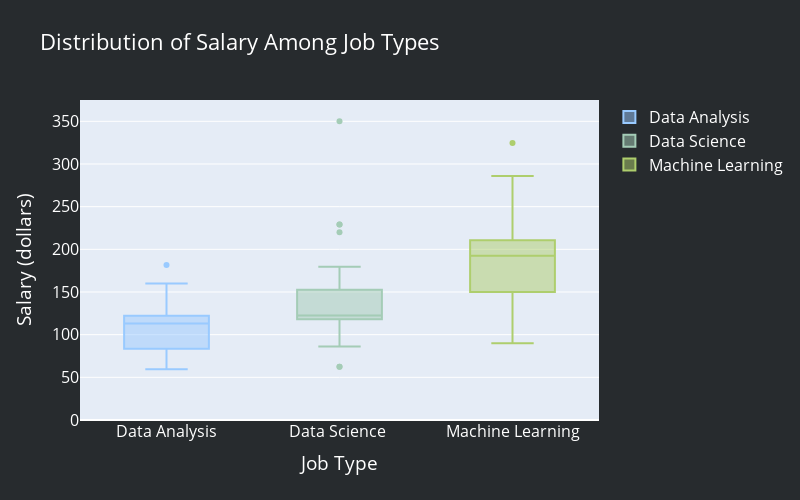

Notebook code for this chart:
### Code cell
def clean_text(text):
    # Convert the list of strings to a single string
    text = ' '.join(text)
    # text = text.replace(',', '')
    return text

df['benefits_n'] = df['benefits'].apply(clean_text)

import re

def extract_dollar_amount(text):
    return re.findall(r'\$\d+(?:\.\d+)?', text)
    
df['dollar_amount'] = df['benefits_n'].apply(extract_dollar_amount)
df['dollar_amount'] = df['dollar_amount'].apply(clean_text)
df_dollar = df[['job_type','dollar_amount','schedule_type','title','location_overall','company_name','location']]
df_dollar = df_dollar[df_dollar['dollar_amount'].str.contains('\$')]
df_dollar['dollar_amount']= df_dollar['dollar_amount'].replace('$89 $169 $89 $147 $89 $147 $89 $169 $89 $147 $89 $169','$89 $169')
df_dollar['dollar_amount']= df_dollar['dollar_amount'].replace('$276 $325 $373 $248 $292 $336 $221 $260 $299','$276 $373')
df_dollar['dollar_amount']= df_dollar['dollar_amount'].replace('$230 $219 $196 $28','$196 $335')
df_dollar['dollar_amount']= df_dollar['dollar_amount'].replace('$20 $182 $262','$182 $262')
df_dollar['dollar_amount']= df_dollar['dollar_amount'].replace('$100 $193 $116 $218','$100 $218')
df_dollar['dollar_amount']= df_dollar['dollar_amount'].replace('$78 $120 $162','$78 $162')
df_dollar['dollar_amount']= df_dollar['dollar_amount'].replace('$118 $182 $245','$118 $245')
df_dollar['dollar_amount']= df_dollar['dollar_amount'].replace('$87 $109 $142','$87 $142')

df_dollar = df_dollar[~df_dollar['dollar_amount'].isin(['$3 $20','$6 $12','$15','$5250','$55.00','$8 $14','$500'])]

df_dollar[['min_dollar_amount','max_dollar_amount']] = df_dollar['dollar_amount'].str.split(' ', 1, expand=True)

df_dollar['min_dollar_amount'] = df_dollar['min_dollar_amount'].replace('[\$,]', '', regex=True).astype(float)
df_dollar['max_dollar_amount'] = df_dollar['max_dollar_amount'].replace('[\$,]', '', regex=True).astype(float)

df_dollar['avg_dollar_amount'] = (df_dollar['min_dollar_amount'] + df_dollar['max_dollar_amount'].fillna(df_dollar['min_dollar_amount'])) / 2

df_dollar = df_dollar[['job_type','avg_dollar_amount','location_overall','company_name','location']]
#df_dollar.to_csv('df_dollar.csv')

df_dollar_da = df_dollar[df_dollar['job_type']=='data_analysis']
df_dollar_ds = df_dollar[df_dollar['job_type']=='data_science']
df_dollar_ml = df_dollar[df_dollar['job_type']=='machine_learning']

import plotly.graph_objects as go

fig = go.Figure()
fig.add_trace(go.Box(
    y=df_dollar_da['avg_dollar_amount'],
    name="Data Analysis",
    boxpoints='outliers',
    marker_color='#99CAFF',
    line_color='#99CAFF',
    hovertemplate='Company: %{customdata}<br>' +
                  'Average Dollar Amount: %{y}<br>' +
                  '<extra></extra>',
    customdata=df_dollar_da['company_name'].tolist()
))

fig.add_trace(go.Box(
    y=df_dollar_ds['avg_dollar_amount'],
    name="Data Science ",
    boxpoints='outliers',
    marker_color='#A4CCB6',
    line_color='#A4CCB6',
    hovertemplate='Company: %{customdata}<br>' +
                  'Average Dollar Amount: %{y}<br>' +
                  '<extra></extra>',
    customdata=df_dollar_ds['company_name'].tolist()
)) 

fig.add_trace(go.Box(
    y=df_dollar_ml['avg_dollar_amount'],
    name="Machine Learning",
    boxpoints='outliers',
    marker_color='#AECE6D',
    line_color='#AECE6D',
    hovertemplate='Company: %{customdata}<br>' +
                  'Average Dollar Amount: %{y}<br>' +
                  '<extra></extra>',
    customdata=df_dollar_ml['company_name'].tolist()
)) 



fig.update_layout(yaxis_title='Salary (dollars)',
    xaxis_title='Job Type',
    title='Distribution of Salary Among Job Types',
    width=800,
    height=500,
    paper_bgcolor = "#272b2e",
    font=dict(size = 16, color = 'white')
)
fig.update_yaxes(range=[0, 375])

fig.show()
fig.write_html('../images/boxplot1.html')

### Figure 1 — Plotly figure (JSON) as saved in the notebook; plotly's stock layout.template omitted (floating-point values rounded to 4 significant figures)
{"data": [{"boxpoints": "outliers", "customdata": ["The Lancet", "Booz Allen Hamilton", "Leidos", "Leidos", "Howard Hughes Medical Institute (HHMI)", "NTT DATA  Services", "Cargill", "Tendo Systems", "WEX", "Atmosfy, Inc", "Life.Church", "Robert Half", "ICF", "Invitae", "Nordstrom", "Scratch Financial, Inc.", "State of Oklahoma"], "hovertemplate": "Company: %{customdata}<br>Average Dollar Amount: %{y}<br><extra></extra>", "line": {"color": "#99CAFF"}, "marker": {"color": "#99CAFF"}, "name": "Data Analysis", "type": "box", "y": [142.5, 95.5, 120, 181.5, 114.5, 115.5, 59.5, 120, 113, 75, 160, 102.5, 78, 85.5, 129, 100, 65]}, {"boxpoints": "outliers", "customdata": ["Booz Allen Hamilton", "Gryphon Scientific", "Booz Allen Hamilton", "Booz Allen Hamilton", "Booz Allen Hamilton", "ICF", "SRI International", "Cogent Security Consulting", "SAIC", "ClearanceJobs", "ManTech International", "Booz Allen Hamilton", "Gryphon Scientific", "ManTech International", "Booz Allen Hamilton", "Blend360", "LandOLakes", "Sam's Club", "ISSAC LLC", "Cottonwood Financial", "Reddit", "Booz Allen Hamilton", "Colgate-Palmolive Company", "Caterpillar", "Dave Inc.", "CoreLogic", "Curriculum Associates", "SPECTRUM", "Cottonwood Financial", "Peraton", "Reddit", "MCKESSON", "Northwestern Mutual", "Trustees of University of Pennsylvania", "Parsons Corporation"], "hovertemplate": "Company: %{customdata}<br>Average Dollar Amount: %{y}<br><extra></extra>", "line": {"color": "#A4CCB6"}, "marker": {"color": "#A4CCB6"}, "name": "Data Science ", "type": "box", "y": [119.5, 62.5, 152.5, 152.5, 119.5, 148.5, 113, 150, 350, 119.5, 125, 119.5, 62.5, 163.5, 119.5, 122.5, 124, 152, 112.5, 121, 229, 119.5, 117.5, 114, 220, 135, 179.5, 136.5, 121, 86, 229, 156, 173.5, 96.5, 111.5]}, {"boxpoints": "outliers", "customdata": ["Booz Allen Hamilton", "Booking.com", "Peraton", "Scale AI", "Deloitte", "Simplebet", "Fable", "Chime", "Genentech", "Apple", "Snap Inc.", "DoorDash", "Curai", "Tala", "Meetup", "Apple", "Warner Bros. Discovery", "L3Harris", "Expedia Group", "Genentech", "Apple", "Facebook", "Dropbox", "DoorDash", "Tala", "Chime", "2100 NVIDIA USA", "ServiceTitan", "JR Software Solutions", "Booz Allen Hamilton", "Lockheed Martin", "GSK", "Lawrence Livermore National Laboratory", "Expedia Group", "Genentech", "Warner Bros. Discovery", "Google"], "hovertemplate": "Company: %{customdata}<br>Average Dollar Amount: %{y}<br><extra></extra>", "line": {"color": "#AECE6D"}, "marker": {"color": "#AECE6D"}, "name": "Machine Learning", "type": "box", "y": [152.5, 236, 145.5, 225.5, 122.5, 150, 150, 199.5, 196, 186, 265.5, 245, 175, 192.5, 105, 186, 133.5, 90, 205, 196, 286, 207, 324.5, 245, 192.5, 199.5, 207, 222, 130, 152.5, 159, 174, 117, 205, 196, 133.5, 257]}], "layout": {"font": {"color": "white", "size": 16}, "height": 500, "paper_bgcolor": "#272b2e", "title": {"text": "Distribution of Salary Among Job Types"}, "width": 800, "xaxis": {"title": {"text": "Job Type"}}, "yaxis": {"range": [0, 375], "title": {"text": "Salary (dollars)"}}}}
